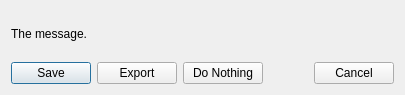
<?xml version="1.0" encoding="UTF-8"?>
<ui version="4.0">
 <class>MathSaveDialog</class>
 <widget class="QDialog" name="MathSaveDialog">
  <property name="geometry">
   <rect>
    <x>0</x>
    <y>0</y>
    <width>405</width>
    <height>95</height>
   </rect>
  </property>
  <property name="windowTitle">
   <string>Save or Export?</string>
  </property>
  <layout class="QVBoxLayout" name="verticalLayout" stretch="0,0">
   <item>
    <widget class="QLabel" name="messageLabel">
     <property name="text">
      <string>The message.</string>
     </property>
     <property name="wordWrap">
      <bool>true</bool>
     </property>
    </widget>
   </item>
   <item>
    <layout class="QHBoxLayout" name="horizontalLayout" stretch="0,0,0,0,0">
     <item>
      <widget class="QPushButton" name="saveButton">
       <property name="text">
        <string>Save</string>
       </property>
      </widget>
     </item>
     <item>
      <widget class="QPushButton" name="exportButton">
       <property name="text">
        <string>Export</string>
       </property>
      </widget>
     </item>
     <item>
      <widget class="QPushButton" name="doNothingButton">
       <property name="text">
        <string>Do Nothing</string>
       </property>
      </widget>
     </item>
     <item>
      <spacer name="horizontalSpacer">
       <property name="orientation">
        <enum>Qt::Horizontal</enum>
       </property>
       <property name="sizeHint" stdset="0">
        <size>
         <width>40</width>
         <height>20</height>
        </size>
       </property>
      </spacer>
     </item>
     <item>
      <widget class="QPushButton" name="cancelButton">
       <property name="text">
        <string>Cancel</string>
       </property>
      </widget>
     </item>
    </layout>
   </item>
  </layout>
 </widget>
 <resources/>
 <connections/>
</ui>
